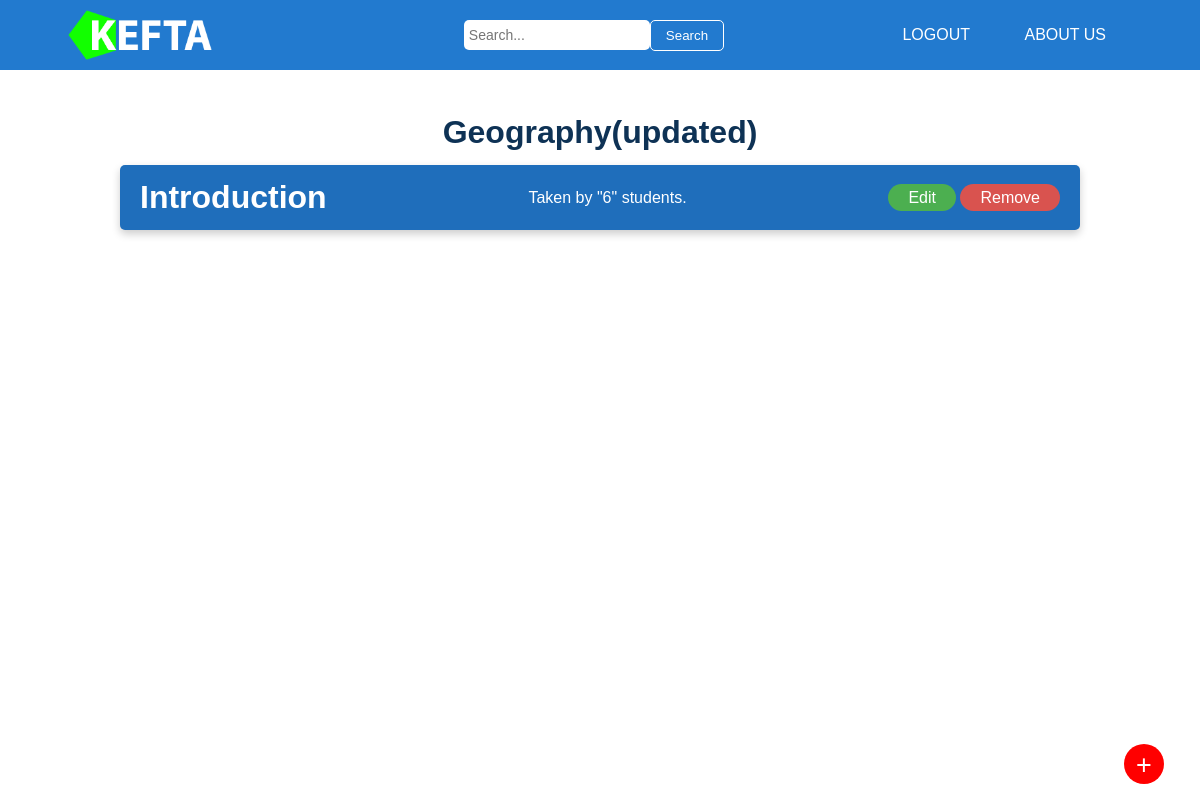
The page /exam/e55a221c-e8f1-492c-8fa3-c2ff10cf9cfa (signed in) on the database as committed earlier.
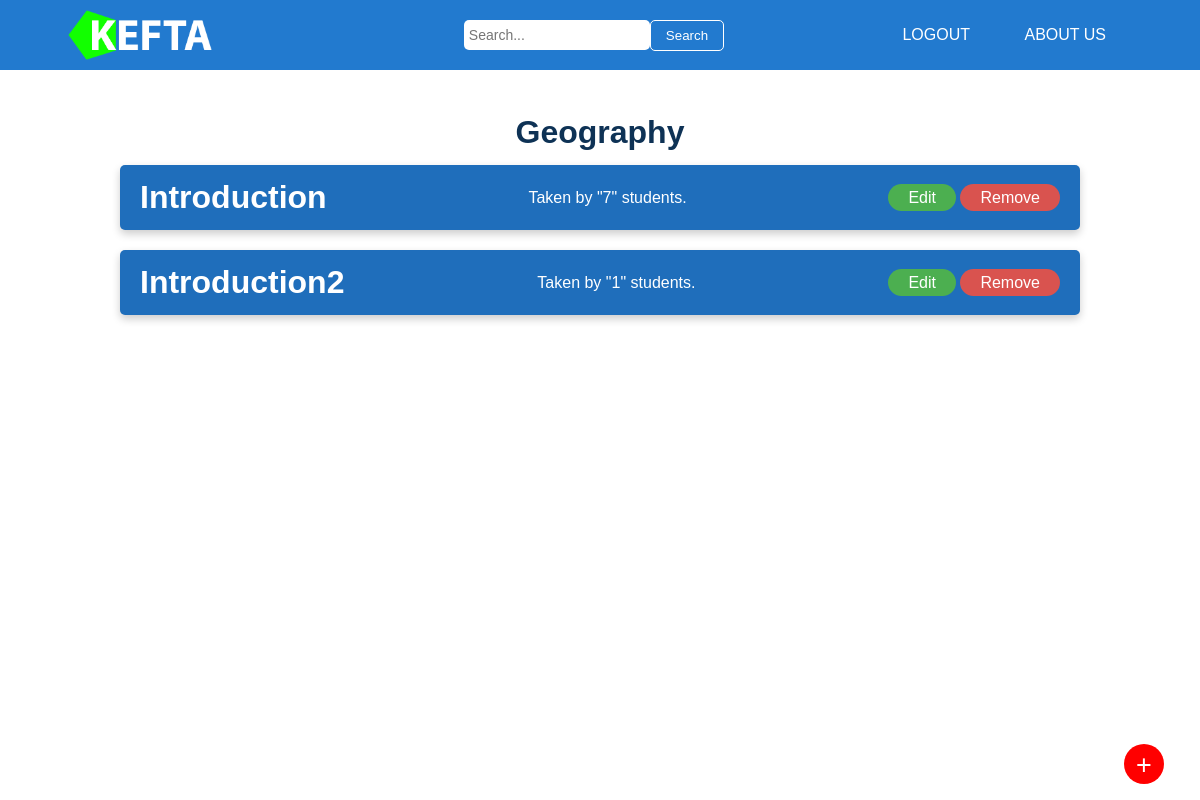
The same page on the database as committed later.
### models/class_.py (models this page shows, shortened)
class Class(db.Model):
    id = db.Column(db.String(60), primary_key=True, default=generate_uuid)
    name = db.Column(db.String(60), nullable=False)
    teacher_id = db.Column(db.String(60), db.ForeignKey('teacher.id'),
                           nullable=False)
    created_at = db.Column(db.DateTime, nullable=False,
                           default=datetime.utcnow)
    updated_at = db.Column(db.DateTime, nullable=False,
                           default=datetime.utcnow)
    image_name = db.Column(db.String(60), nullable=False)
    exams = db.relationship('Exam', backref='class', lazy=True,
                            cascade="all, delete-orphan")

### models/exam.py (models this page shows, shortened)
class Exam(db.Model):
    id = db.Column(db.String(60), primary_key=True, default=generate_uuid)
    name = db.Column(db.String(60), nullable=False)
    created_at = db.Column(db.DateTime, nullable=False,
                           default=datetime.utcnow)
    class_id = db.Column(db.String(60), db.ForeignKey('class.id'),
                         nullable=False)
    created_at = db.Column(db.DateTime, nullable=False,
                           default=datetime.utcnow)
    updated_at = db.Column(db.DateTime, nullable=False,
                           default=datetime.utcnow)
    questions = db.relationship('Question', backref='exam', lazy=True,
                                cascade="all, delete-orphan")
    marks = db.relationship('Mark', backref='exam', lazy=True,
                            cascade="all, delete-orphan")
    def student_no(self):
        return len(self.marks)

### views/exam.py (the view)
@exam.route('/exam/<string:class_id>', methods=['GET', 'POST'])
@login_required
def exams(class_id):
    all_exam = Exam.query.filter_by(class_id=class_id).all()
    current_class = Class.query.filter_by(id=class_id).first()
    return render_template('exam.html', user=current_user,
                           exams=all_exam, current_class=current_class)

### app.py (called while the page is built)
@app.teardown_appcontext
def teardown_handler(self):
    db.session.remove()

### templates/exam.html (shortened to what this page needs)
{% extends "base.html" %}
{% block style %}
<link rel="stylesheet" type="text/css" href="../static/css/exam.css">
{% endblock %}
{% block content%}
{% if exams|length == 0 %}
	<h1 class="class-name">No exam created yet</h1>
{% else %}
	<h1 class="class-name">{{ exams[0].class.name }}</h1>
{% endif %}
{% for exam in exams %}
<div class="exam-list" onclick="questionList('{{ exam.id }}')">
	<h1>{{ exam.name }}</h1>
	<p class="status">Taken by "{{ exam.student_no() }}" students.</p>
	{% if exam.class.teacher.id == user.id or user.email == 'admin@admin.com' %}
		<div class="edit_question">
			<a onclick="editExam('{{exam.id}}'); event.stopPropagation();" class="edit_btn">Edit</a>
			<a onclick="deleteExam('{{exam.id}}'); event.stopPropagation();" class="remove_btn">Remove</a>
		</div>
	{% endif %}
</div>
{% endfor %}
{% if current_class.teacher_id == user.id %}
<div class="add_button">
	<a onclick="add_exam('{{current_class.id}}')" value="{{ current_class.id }}">
		<p>+</p>
	</a>
</div>
{% endif %}
{% endblock %}

Rows that differ between the two databases and show on the page:
changed Class: name "Geography(updated)" → "Geography"
computed for Exam "Introduction": student_no "6" → "7"
added Exam: name "Introduction2", student_no "1"
